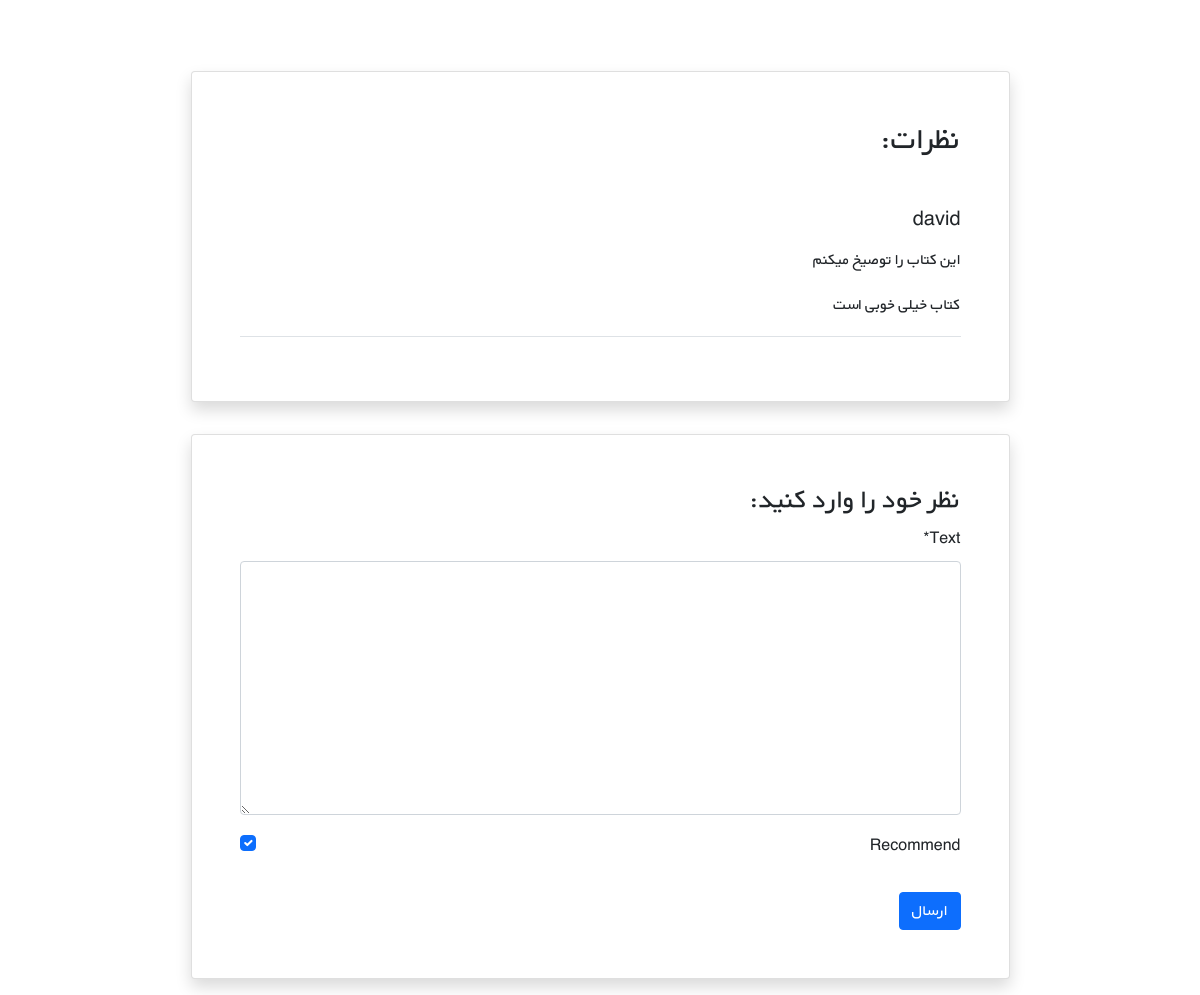
Before: /books/1/ (signed in, lower part) with the older database file.
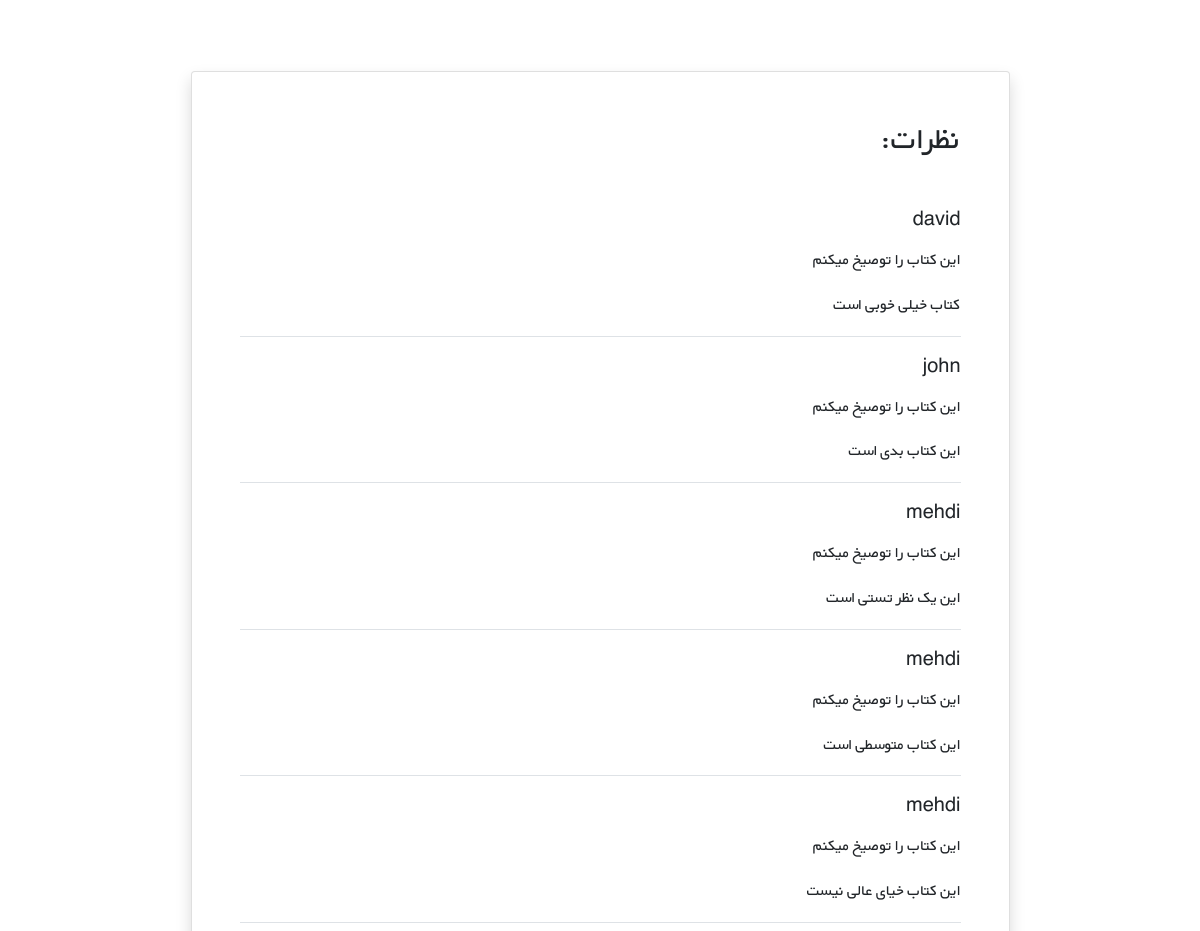
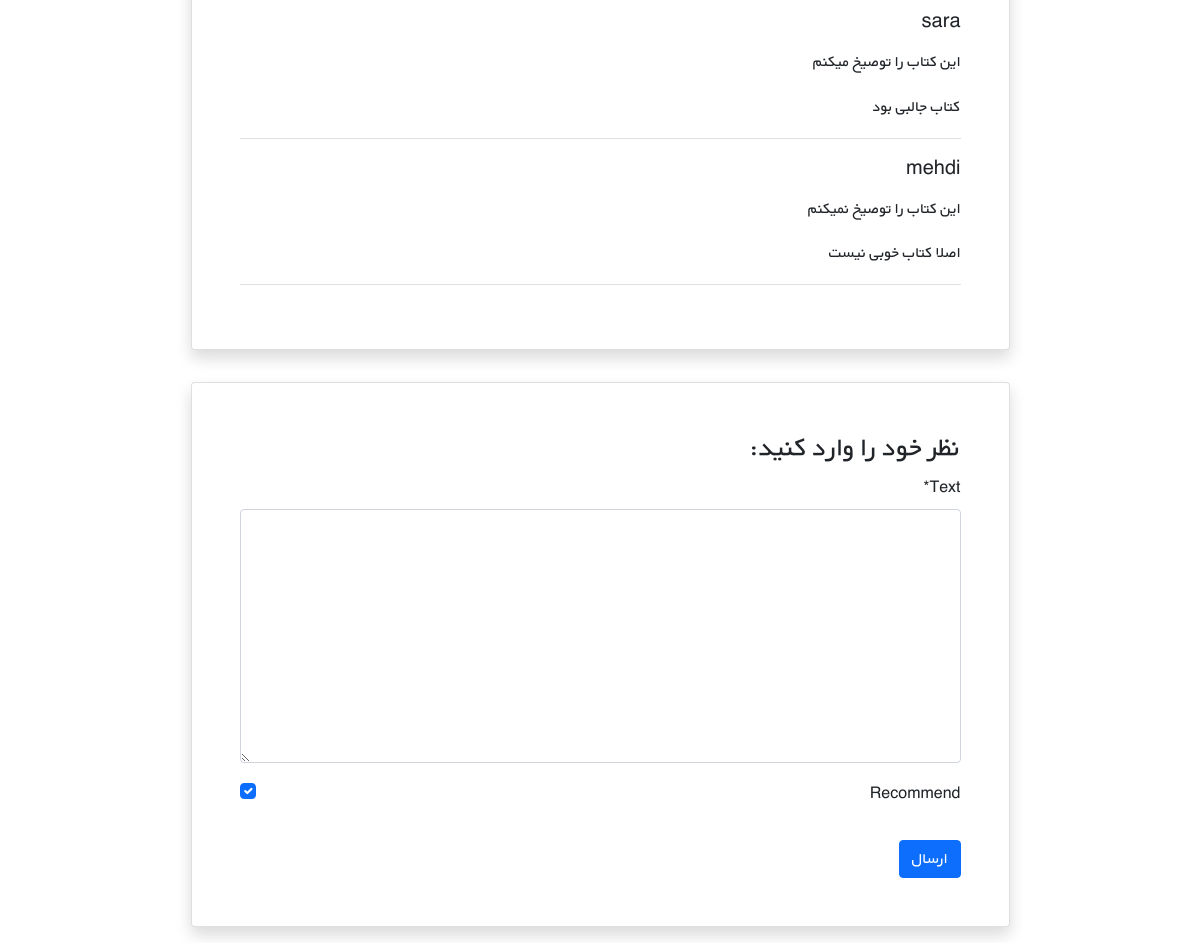
After: the same page with the newer database file (2 pictures, top to bottom).
### books/models.py (models this page shows, shortened)
class Comment(models.Model):
    user = models.ForeignKey(get_user_model(), on_delete=models.CASCADE)
    book = models.ForeignKey(Book, on_delete=models.CASCADE, related_name='comments')
    text = models.TextField()
    datetime_created = models.DateTimeField(auto_now_add=True)
    is_active = models.BooleanField(default= True)
    recommend = models.BooleanField(default=True)

### accounts/models.py (models this page shows)
class CustomUser(AbstractUser):
    age = models.PositiveIntegerField(null=True, blank=True)

### books/views.py (the view)
# urls.py: path('<int:pk>/', book_detail_view, name="book_detail"),
@login_required
def book_detail_view(request, pk):
    book = get_object_or_404(Book , pk=pk)
    book_comment = book.comments.all()
    if request.method == 'POST':
        comment_form = CommentForm(request.POST)
        if comment_form.is_valid():
            new_comment= comment_form.save(commit=False)
            new_comment.book = book
            new_comment.user = request.user
            new_comment.save()
    else:
        comment_form = CommentForm()
    return render (request,'books/book_detail.html',{
        'book':book,
        'comments':book_comment,
        'comment_form':comment_form})

### books/forms.py
class CommentForm(forms.ModelForm):
    class Meta:
        model = Comment
        fields = ( 'text','recommend',)

### books/templates/books/book_detail.html (shortened to what this page needs)
{% extends '_base.html' %}
{% load crispy_forms_tags %}
{% block content %}
    <div class="container mt-5" dir="rtl">
    <div class="">
        <div class="">
            <div class="d-flex justify-content-center">
                <div class="my-3 p-5 w-sm-75 w-100">
                </div>
            </div>
            <div class="d-flex justify-content-center">
                <div class="card shadow my-3 p-5 w-sm-75 w-100">
                    <h2 class="mb-5">نظرات:</h2>
                    {% for comment in comments  %}
                        {%  if comment.is_active %}
                            <div class="border-bottom mb-3">
                                <h5 class="mb-3">{{ comment.user.username}}</h5>
                                {% if comment.recommend %}
                                <p> این کتاب را توصیخ میکنم</p>
                                {% else %}
                                <p> این کتاب را توصیخ نمیکنم</p>
                                {% endif %}
                                <p> {{ comment.text|linebreaks }} </p>
                            {% endif %}
                    </div>
                     {% endfor %}
                </div>
            </div>
            <div class="d-flex justify-content-center">
                <div class="card shadow my-3 p-5 w-sm-75 w-100">
                    <h3>نظر خود را وارد کنید:</h3>
                    <form method="POST">
                        {{ comment_form|crispy }}
                        <button type="submit" class="btn btn-primary mt-3">ارسال</button>
                    </form>
                </div>
            </div>
        </div>
    </div>
</div>
{% endblock content %}

### templates/_base.html (shortened to what this page needs)
{% load static %}
<!DOCTYPE HTML PUBLIC "-//W3C//DTD HTML 4.01//EN" "http://www.w3.org/TR/html4/strict.dtd">
<html lang="en">
<head>
    <link href="https://cdn.jsdelivr.net/npm/bootstrap@5.1.3/dist/css/bootstrap.min.css" rel="stylesheet"
>
    <link rel="stylesheet" href="{% static 'css/style.css' %}">
</head>
<body>
<div class='container'>
    {% block content %}
    {% endblock %}
</div>
</body>
</html>

### static/css/style.css (style rules this page uses)
* { font-family: 'BYekan', sans-serif; line-height: 1.8rem; }
@media (min-width: 576px) { .w-sm-75 { width: 75%!important; } }

Changed rows visible on the page:
added Comment: user.username "john", recommend "این کتاب را توصیخ میکنم", text "این کتاب بدی است"
added Comment: user.username "mehdi", recommend "این کتاب را توصیخ میکنم", text "این یک نظر تستی است"
added Comment: user.username "mehdi", recommend "این کتاب را توصیخ میکنم", text "این کتاب متوسطی است"
added Comment: user.username "mehdi", recommend "این کتاب را توصیخ میکنم", text "این کتاب خیای عالی نیست"
added Comment: user.username "sara", recommend "این کتاب را توصیخ میکنم", text "کتاب جالبی بود"
added Comment: user.username "mehdi", recommend "این کتاب را توصیخ نمیکنم", text "اصلا کتاب خوبی نیست"
